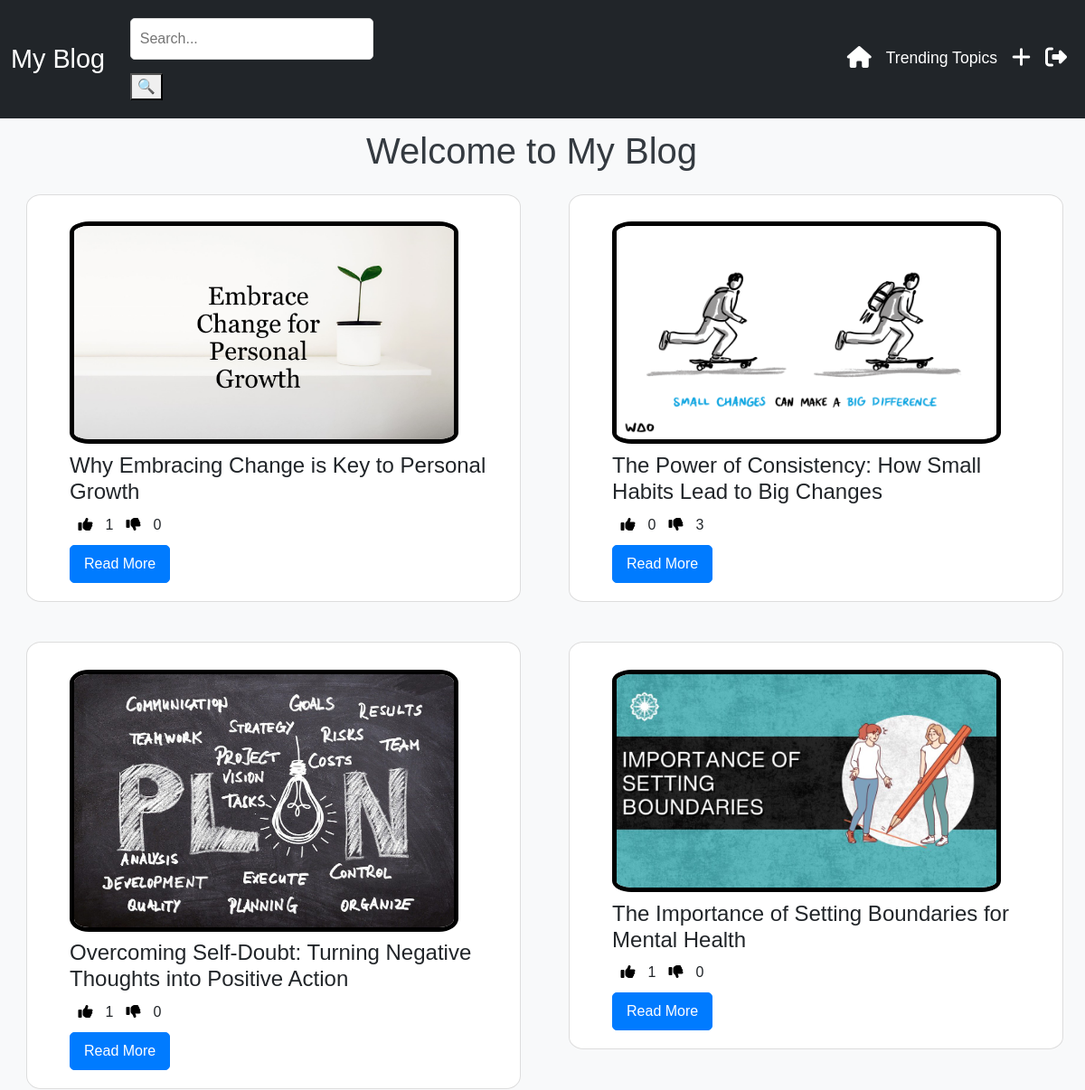
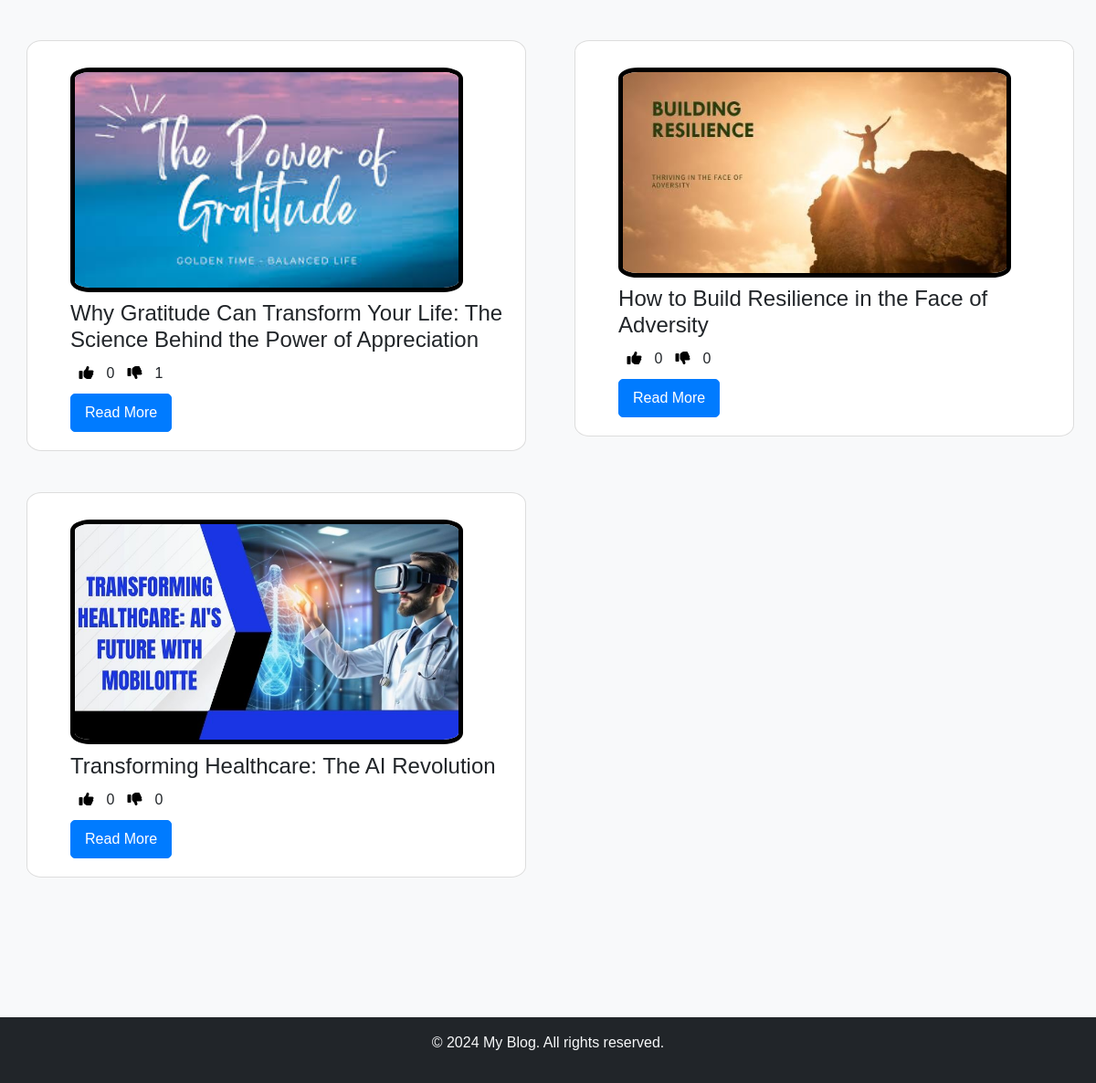
The app's page / (signed in) with its own data (2 pictures, top to bottom).
### blogapp/models.py (models this page shows)
class blog(models.Model):
    User=models.ForeignKey(User,on_delete=models.CASCADE,blank=True,null=True)
    title=models.CharField(max_length=100)
    image=models.ImageField(upload_to='img',blank=True,null=True)
    content=models.TextField()
    published_date=models.DateTimeField(default=timezone.now,blank=True,null=True)
    l_add=models.IntegerField(default=0)
    dl_add=models.IntegerField(default=0,blank=True,null=True)

### blogapp/views.py (the view)
# urls.py: 2. Add a URL to urlpatterns:  path('', views.home, name='home')
def home(request):
    if 'email' not in request.session:
        return redirect('login')
    data = blog.objects.all()
    contaxt = {
        'data': data,
    }
    return render(request, 'home.html', contaxt)

### blogapp/templates/home.html (shortened to what this page needs)
{% load static %}
<!DOCTYPE html>
<html lang="en">
<head>
    <link rel="stylesheet" href="https://cdn.jsdelivr.net/npm/bootstrap@5.3.0-alpha1/dist/css/bootstrap.min.css">
    <link rel="stylesheet" href="{% static 'style.css' %}">
    <link rel="stylesheet" href="https://cdnjs.cloudflare.com/ajax/libs/font-awesome/6.7.1/css/all.min.css"
 />
</head>
<body>
    <nav class="navbar navbar-expand-lg navbar-dark bg-dark">
        <div class="container-fluid">
            <a class="navbar-brand" href="#">My Blog</a>
            <div class="search-container" style="margin:1%">
                <form action="{% url 'search_fun' %}" method="POST">
                <input type="text" class="search-input" name='search' placeholder="Search...">
                <button class="search-btn">&#128269;</button>
            </form>
              </div>
            <div class="collapse navbar-collapse" id="navbarNav">
                <ul class="navbar-nav ms-auto">
                    <li class="nav-item"><a class="nav-link" href="{% url 'home' %}"><i  style="font-size: 1.5rem;" class="fa-solid fa-house"></i></a></li>
                    <li class="nav-item"><a class="nav-link" href="{% url 'trending' %}">Trending Topics</a></li>
                    <li class="nav-item"><a class="nav-link" href="{% url 'create_blog' %}"><i style="font-size: 1.5rem;" class="fa-solid fa-plus"></i></a></li>
                    <li class="nav-item"><a class="nav-link" href="{% url 'logout' %}"><i  style="font-size: 1.5rem;" class="fa-solid fa-right-from-bracket" title="Logout"></i></a></li>
                </ul>
            </div>
        </div>
    </nav>
    <div class="row" style="max-width: 100%;margin-bottom:9%;">
        <h1 class="text-center mb-4" style="margin-top: 1%;">Welcome to My Blog</h1>
        {% for i in data%}
        <div class="col-md-6 mb-3" id="post-card">
            <div class="card">
                <div class="card-body">
                    <img src="{{i.image.url}}" width="90%" height="45%" alt="" style="margin:2% auto;border:5px solid black;border-radius:5%;">
                    <h5 class="card-title">{{i.title}}</h5>
                    <a href="{% url 'like_plus' i.id %}" style="color:black; margin:2%; text-decoration: none;">
                        <i class="fa-solid fa-thumbs-up"></i>
                    </a>
                    <span>
                        {{i.l_add}}
                    </span>
                    <a href="{% url 'like_minus' i.id %}" style="color:black; margin:2%; text-decoration: none;">
                        <i class="fa-solid fa-thumbs-down"></i>
                    </a>
                    <span>
                        {{i.dl_add}}
                    </span>
                    <br><a href="{% url 'postdetails' i.id %}" class="btn btn-primary">Read More</a>
                </div>
            </div>
        </div>
        {% endfor %}
    </div>
    <footer class="bg-dark text-light text-center py-3 mt-4">
        <p>&copy; 2024 My Blog. All rights reserved.</p>
    </footer>
</body>
</html>

### blogapp/static/style.css (style rules this page uses)
body { font-family: 'Arial', sans-serif; background-color: #f8f9fa; margin: 0; padding: 0; color: #333; }
h1, h2, h3, h4, h5 { color: #343a40; margin-bottom: 20px; }
nav.navbar { background-color: #343a40; }
nav.navbar .navbar-brand { color: #fff; font-size: 1.8em; }
nav.navbar .nav-link { color: #fff; font-size: 1.1em; padding: 10px 15px; }
.card { border: 1px solid #ddd; border-radius: 1%; margin-bottom: 2%; background-color: #fff; margin:0 auto; }
.card-body { margin-left:5%; padding: 20px; }
.card-title { font-size: 1.5em; margin-bottom: 10px; }
.btn { border-radius: 5px; padding: 8px 15px; margin-top: 10px; }
.btn-primary { background-color: #007bff; border-color: #007bff; }
input, textarea, select { width: 100%; padding: 10px; margin-bottom: 15px; border-radius: 5px; border: 1px solid #ddd; }
footer { background-color: #343a40; color: white; padding: 15px; text-align: center; }
@media (max-width: 1200px) { .card { margin-bottom: 20px; border-radius: 3%; margin-left: 5%; margin-bottom: 5%; } }

### records on screen
blog: image (picture), title "Why Embracing Change is Key to Personal Growth", l_add "1", dl_add "0"
blog: image (picture), title "The Power of Consistency: How Small Habits Lead to Big Changes", l_add "0", dl_add "3"
blog: image (picture), title "Overcoming Self-Doubt: Turning Negative Thoughts into Positive Action", l_add "1", dl_add "0"
blog: image (picture), title "The Importance of Setting Boundaries for Mental Health", l_add "1", dl_add "0"
blog: image (picture), title "Why Gratitude Can Transform Your Life: The Science Behind the Power of Appreciation", l_add "0", dl_add "1"
blog: image (picture), title "How to Build Resilience in the Face of Adversity", l_add "0", dl_add "0"
blog: image (picture), title "Transforming Healthcare: The AI Revolution", l_add "0", dl_add "0"
